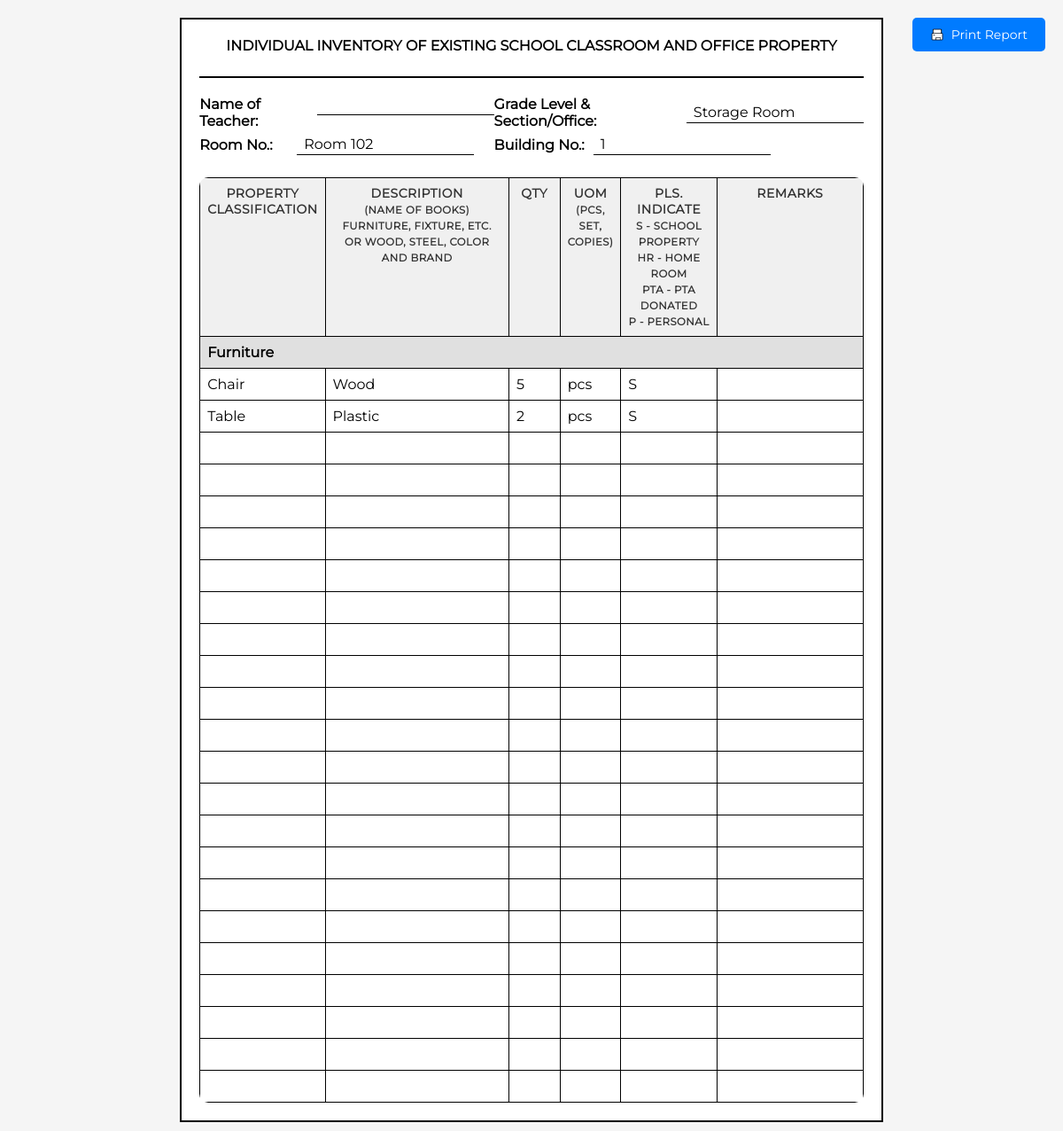
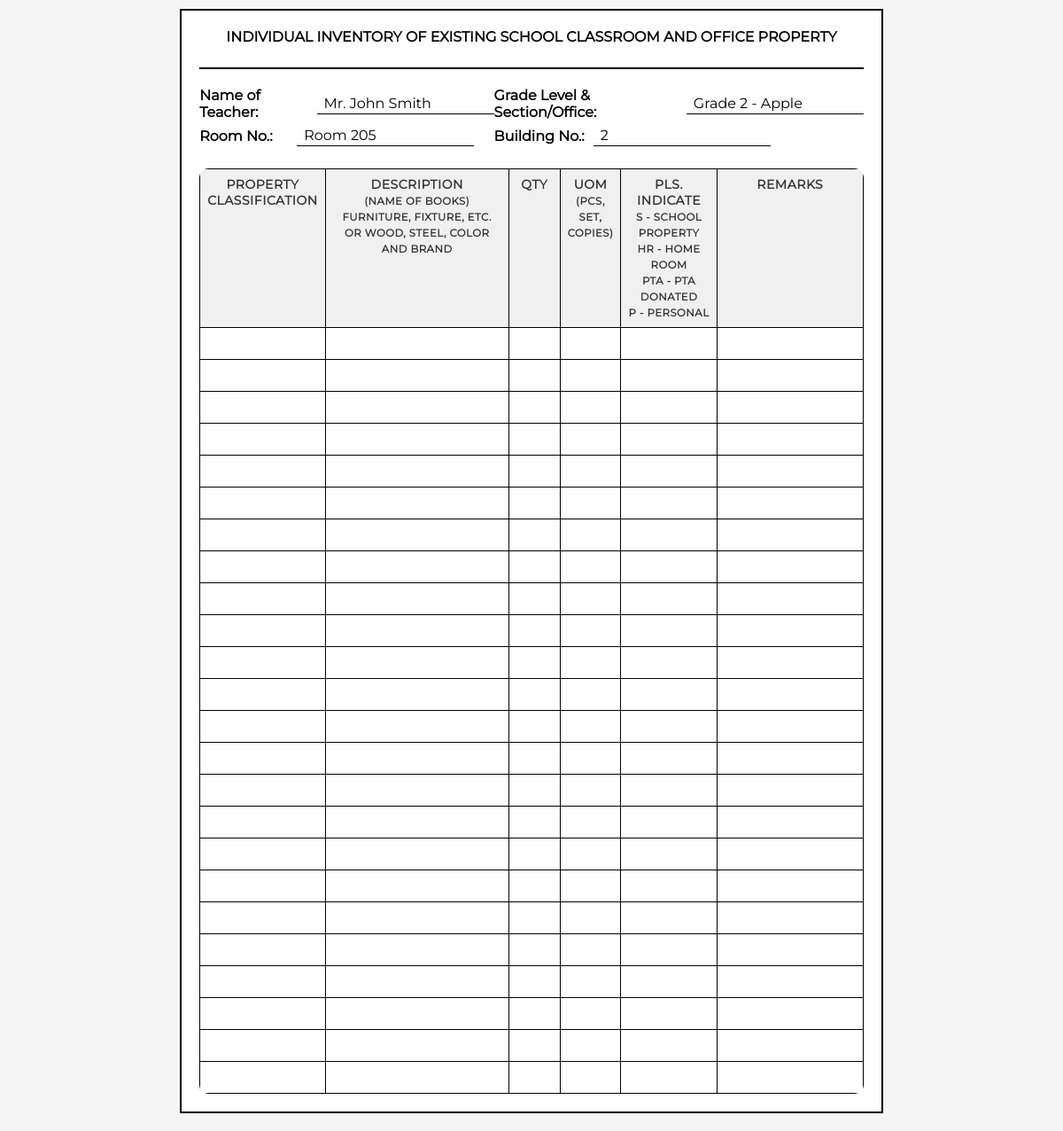
Page /report.php (signed in) on the committed database (2 pictures, top to bottom).
### tables this page shows
CREATE TABLE `roominventory` (
  `inventory_id` int(11) NOT NULL AUTO_INCREMENT,
  `room_id` int(11) NOT NULL,
  `item_id` int(11) NOT NULL,
  `quantity` int(11) NOT NULL,
  `expected_quantity` int(11) NOT NULL,
  `ownership` enum('School Property','Homeroom','PTA Donated','Personal') NOT NULL,
  `remarks` text DEFAULT NULL,
  `created_at` timestamp NOT NULL DEFAULT current_timestamp(),
  `updated_at` timestamp NOT NULL DEFAULT current_timestamp() ON UPDATE current_timestamp(),
  `year` varchar(9) DEFAULT NULL,
  PRIMARY KEY (`inventory_id`),
  KEY `idx_roominventory_room` (`room_id`),
  KEY `idx_roominventory_item` (`item_id`),
  KEY `idx_roominventory_ownership` (`ownership`),
  CONSTRAINT `roominventory_ibfk_1` FOREIGN KEY (`room_id`) REFERENCES `rooms` (`room_id`) ON DELETE CASCADE,
  CONSTRAINT `roominventory_ibfk_2` FOREIGN KEY (`item_id`) REFERENCES `items` (`item_id`) ON DELETE CASCADE
);

CREATE TABLE `items` (
  `item_id` int(11) NOT NULL AUTO_INCREMENT,
  `item_name` varchar(100) NOT NULL,
  `category` varchar(100) DEFAULT NULL,
  `description` text DEFAULT NULL,
  `unit` enum('pcs','set','copies') NOT NULL,
  `created_at` timestamp NOT NULL DEFAULT current_timestamp(),
  PRIMARY KEY (`item_id`),
  KEY `idx_items_category` (`category`)
);

CREATE TABLE `rooms` (
  `room_id` int(11) NOT NULL AUTO_INCREMENT,
  `room_name` varchar(100) NOT NULL,
  `room_number` varchar(50) NOT NULL,
  `building_number` varchar(50) NOT NULL,
  `grade_level` varchar(50) DEFAULT NULL,
  `room_type` enum('Classroom','Office') NOT NULL,
  `teacher_name` varchar(100) DEFAULT NULL,
  `created_at` timestamp NOT NULL DEFAULT current_timestamp(),
  PRIMARY KEY (`room_id`),
  KEY `idx_rooms_building` (`building_number`)
);

### report.php (the view, shortened to what this page needs)
<?php
    $host = 'localhost';
    $dbname = 'jlgis';
    $username = 'root';
    $password = '';
    try {
        $pdo = new PDO("mysql:host=$host;dbname=$dbname", $username, $password);
        $pdo->setAttribute(PDO::ATTR_ERRMODE, PDO::ERRMODE_EXCEPTION);
    } catch(PDOException $e) {
        die("Connection failed: " . $e->getMessage());
    }
    $stmt = $pdo->query("
        SELECT r.room_id, r.room_name, r.room_number, r.building_number, r.room_type, r.teacher_name,
               ri.quantity, ri.expected_quantity, ri.ownership, ri.remarks,
               i.item_name, i.category, i.description, i.unit
        FROM rooms r
        LEFT JOIN roominventory ri ON r.room_id = ri.room_id
        LEFT JOIN items i ON ri.item_id = i.item_id
        ORDER BY r.building_number, r.room_number, i.category, i.item_name
    ");
    $room_inventory = $stmt->fetchAll(PDO::FETCH_ASSOC);
    $rooms_data = [];
    foreach ($room_inventory as $row) {
        $room_key = $row['room_id'];
        if (!isset($rooms_data[$room_key])) {
            $rooms_data[$room_key] = [
                'room_info' => [
                    'room_name' => $row['room_name'],
                    'room_number' => $row['room_number'],
                    'building_number' => $row['building_number'],
                    'room_type' => $row['room_type'],
                    'teacher_name' => $row['teacher_name']
                ],
                'items' => []
            ];
        }
        if ($row['item_name']) {
            $rooms_data[$room_key]['items'][] = [
                'item_name' => $row['item_name'],
                'category' => $row['category'],
                'description' => $row['description'],
                'quantity' => $row['quantity'],
                'unit' => $row['unit'],
                'ownership' => $row['ownership'],
                'remarks' => $row['remarks']
            ];
        }
    }
?>
<!DOCTYPE html>
<html lang="en">
<head>
    <link rel="stylesheet" href="styles/style.css">
</head>
<body>
    <button class="print-btn" onclick="window.print()">
        <img src="assets/images/printer-two.png" alt="Print">
        Print Report
    </button>
    <?php foreach ($rooms_data as $room_data): ?>
        <div class="inventory-form">
            <div class="form-header">
                <div class="form-title">
                    INDIVIDUAL INVENTORY OF EXISTING SCHOOL CLASSROOM AND OFFICE PROPERTY
                </div>
            </div>
            <div class="form-info">
                <div class="info-group">
                    <div class="info-row">
                        <span class="info-label">Name of Teacher:</span>
                        <span class="info-value"><?php echo htmlspecialchars($room_data['room_info']['teacher_name'] ?? ''); ?></span>
                    </div>
                    <div class="info-row">
                        <span class="info-label">Room No.:</span>
                        <span class="info-value"><?php echo htmlspecialchars($room_data['room_info']['room_number']); ?></span>
                    </div>
                </div>
                <div class="info-group">
                    <div class="info-row">
                        <span class="info-label">Grade Level & Section/Office:</span>
                        <span class="info-value"><?php echo htmlspecialchars($room_data['room_info']['room_name']); ?></span>
                    </div>
                    <div class="info-row">
                        <span class="info-label">Building No.:</span>
                        <span class="info-value"><?php echo htmlspecialchars($room_data['room_info']['building_number']); ?></span>
                    </div>
                </div>
            </div>
            <table class="inventory-table">
                <thead>
                    <tr>
                        <th class="col-property">Property Classification</th>
                        <th class="col-description">Description<br><small>(Name of Books)<br>Furniture, Fixture, etc. or Wood, Steel, Color and Brand</small></th>
                        <th class="col-qty">QTY</th>
                        <th class="col-uom">UOM<br><small>(Pcs, Set, Copies)</small></th>
                        <th class="col-ownership">Pls. Indicate<br><small>S - School Property<br>HR - Home Room<br>PTA - PTA Donated<br>P - Personal</small></th>
                        <th class="col-remarks">REMARKS</th>
                    </tr>
                </thead>
                <tbody>
                    <?php
                    $row_count = 0;
                    $max_rows = 24;
                    $items_by_category = [];
                    foreach ($room_data['items'] as $item) {
                        $category = $item['category'] ?? 'Miscellaneous';
                        if (!isset($items_by_category[$category])) {
                            $items_by_category[$category] = [];
                        }
                        $items_by_category[$category][] = $item;
                    }
                    foreach ($items_by_category as $category => $items):
                        if ($row_count < $max_rows) {
                            echo '<tr class="category-header">';
                            echo '<td colspan="6">' . htmlspecialchars($category) . '</td>';
                            echo '</tr>';
                            $row_count++;
                        }
                        foreach ($items as $item):
                            if ($row_count < $max_rows) {
                                $ownership_code = '';
                                switch ($item['ownership']) {
                                    case 'School Property':
                                        $ownership_code = 'S';
                                        break;
                                }
                                echo '<tr>';
                                echo '<td>' . htmlspecialchars($item['item_name']) . '</td>';
                                echo '<td>' . htmlspecialchars($item['description'] ?? '') . '</td>';
                                echo '<td class="col-qty">' . htmlspecialchars($item['quantity']) . '</td>';
                                echo '<td class="col-uom">' . htmlspecialchars($item['unit']) . '</td>';
                                echo '<td class="col-ownership">' . htmlspecialchars($ownership_code) . '</td>';
                                echo '<td>' . htmlspecialchars($item['remarks'] ?? '') . '</td>';
                                echo '</tr>';
                                $row_count++;
                            }
                        endforeach;
                    endforeach;
                    while ($row_count < $max_rows) {
                        echo '<tr class="empty-row">';
                        echo '<td>&nbsp;</td>';
                        echo '<td>&nbsp;</td>';
                        echo '<td>&nbsp;</td>';
                        echo '<td>&nbsp;</td>';
                        echo '<td>&nbsp;</td>';
                        echo '<td>&nbsp;</td>';
                        echo '</tr>';
                        $row_count++;
                    }
                    ?>
                </tbody>
            </table>
        </div>
    <?php endforeach; ?>
</body>
</html>

### styles/style.css (style rules this page uses)
* { margin: 0; padding: 0; box-sizing: border-box; font-family: Montserrat; user-select: none; }
body { background: #8b8bcf; min-height: 100vh; }
.inventory-table { width: 100%; border-collapse: collapse; background: white; border-radius: 10px; overflow: hidden; }
.inventory-table th,.inventory-table td { padding: 15px; text-align: center; border-bottom: 1px solid #eee; }
.inventory-table th { background: #f8f9fa; font-weight: 600; color: #333; text-transform: uppercase; letter-spacing: 0.5px; font-size: 14px; border-bottom: 2px solid #e0e0e0; text-align: center; }
.inventory-table tr:last-child td { border-bottom: none; }

### report.php (style rules this page uses)
body { font-family: Arial, sans-serif; margin: 20px; background-color: #f5f5f5; }
.print-btn { position: fixed; top: 20px; right: 20px; background: #007bff; color: white; border: none; padding: 10px 20px; border-radius: 5px; cursor: pointer; font-size: 14px; display: flex; align-items: center; gap: 8px; z-index: 1000; }
.print-btn img { width: 16px; height: 16px; }
.inventory-form { background: white; margin: 20px auto; padding: 20px; border: 2px solid #000; max-width: 210mm; min-height: 297mm; page-break-after: always; }
.inventory-form:last-child { page-break-after: avoid; }
.form-header { text-align: center; margin-bottom: 20px; padding-bottom: 10px; border-bottom: 2px solid #000; }
.form-title { font-size: 16px; font-weight: bold; margin-bottom: 15px; }
.form-info { display: flex; justify-content: space-between; margin-bottom: 20px; }
.info-group { display: flex; flex-direction: column; }
.info-row { display: flex; align-items: center; margin-bottom: 5px; }
.info-label { font-weight: bold; margin-right: 10px; min-width: 100px; }
.info-value { border-bottom: 1px solid #000; padding: 2px 8px; min-width: 200px; }
.inventory-table { width: 100%; border-collapse: collapse; margin-top: 20px; }
.inventory-table th, .inventory-table td { border: 1px solid #000; padding: 8px; text-align: left; vertical-align: top; }
.inventory-table th { background-color: #f0f0f0; font-weight: bold; text-align: center; }
.col-property { width: 15%; }
.col-description { width: 30%; }
.col-qty { width: 8%; text-align: center; }
.col-uom { width: 8%; text-align: center; }
.col-ownership { width: 15%; text-align: center; }
.col-remarks { width: 24%; }
.category-header { background-color: #e0e0e0; font-weight: bold; text-align: center; }
.empty-row { height: 30px; }
.inventory-table tbody tr:last-child td { border-bottom: 1px solid #000; }

### rows in the picture
roominventory: item.category "Furniture", item.item_name "Table", item.description "Plastic", quantity "2", item.unit "pcs", ownership "S"
roominventory: item.item_name "Chair", item.description "Wood", quantity "5", item.unit "pcs", ownership "S"
rooms: teacher_name "Mr. John Smith", room_number "Room 205", room_name "Grade 2 - Apple", building_number "2"

### other values in the picture
$room_data['room_info']['room_number'] "Room 102"
$room_data['room_info']['room_name'] "Storage Room"
$room_data['room_info']['building_number'] "1"
